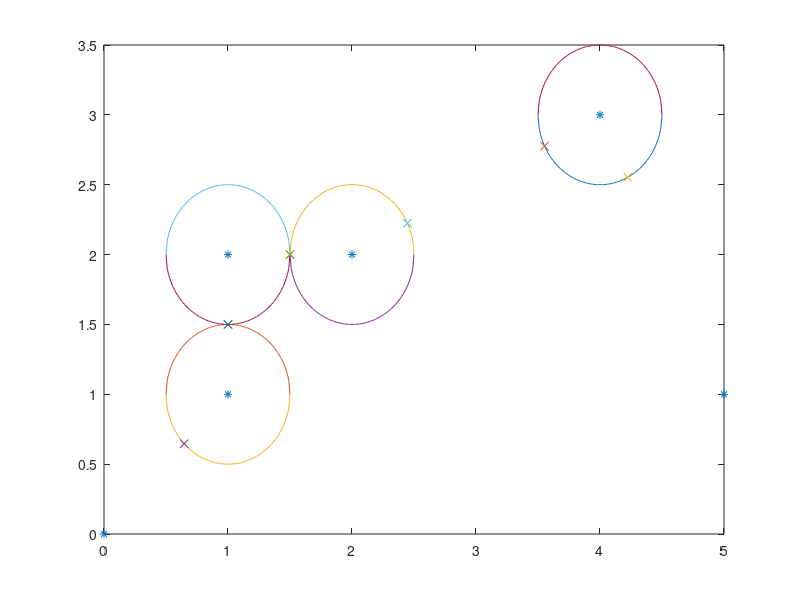

Recreate this plot in MATLAB.
close all; clear, clc
% Inputs
wpx = [0, 1, 1, 2, 4, 5];
wpy = [0, 1, 2, 2, 3, 1];
dx = 0.01;
R = 0.5;

% Initializations
zpx = zeros(2, length(wpx) - 1);
zpy = zeros(2, length(wpy) - 1);


% Step 2: Determine ZPs (points where linear connections cross circles)
for i = 2 : length(wpx) - 1
    % ZP 1:
    % - angle of incidence of former linear part
    phi1 = atan2((wpy(i) - wpy(i-1)),(wpx(i) - wpx(i-1)));
    
    % - x-coordinates where former linear part intersects with circle
    zpx11 = wpx(i) - R * cos(phi1);
    zpx12 = wpx(i) + R * cos(phi1);
    % - y-coordinates where former linear part intersects with circle
    zpy11 = wpy(i) - R * sin(phi1);
    zpy12 = wpy(i) + R * sin(phi1);

    % - decide which of the 2 solutions the relevant one 
    % (left or right intersection)
    if wpx(i-1) < wpx(i)
        zpx1 = min(zpx11, zpx12);
    else
        zpx1 = max(zpx11, zpx12);
    end

    if wpy(i-1) < wpy(i)
        zpy1 = min(zpy11, zpy12);
    else
        zpy1 = max(zpy11, zpy12);
    end


    % ZP 2:
    % - angle of incidence of following linear part
    phi2 = atan2((wpy(i+1) - wpy(i)),(wpx(i+1) - wpx(i)));

    % - x-coordinates where following linear part intersects with circle
    zpx21 = wpx(i) - R * cos(phi2);
    zpx22 = wpx(i) + R * cos(phi2);
    % - y-coordinates where former linear part intersects with circle
    zpy21 = wpy(i) - R * sin(phi2);
    zpy22 = wpy(i) + R * sin(phi2);

    % - decide which of the 2 solutions the relevant one 
    % (left or right intersection)
    if wpx(i+1) < wpx(i)
        zpx2 = min(zpx21, zpx22);
    else
        zpx2 = max(zpx21, zpx22);
    end

    if wpy(i+1) < wpy(i)
        zpy2 = min(zpy21, zpy22);
    else
        zpy2 = max(zpy21, zpy22);
    end

    zpx(1, i) = zpx1;
    zpx(2, i) = zpx2;
    zpy(1, i) = zpy1;
    zpy(2, i) = zpy2;
end


% Plots
figure()
plot(wpx,wpy,"*")
hold on

% plot circles and crossing points
for i = 2 : length(wpx) - 1
    xval = wpx(i)-R : dx : wpx(i)+R;

    plot(xval, sqrt(R^2 - (xval - wpx(i)).^2) + wpy(i))
    plot(xval, -sqrt(R^2 - (xval - wpx(i)).^2) + wpy(i))

    % plot crossing points
    for j = 1:2
       plot(zpx(j,i), zpy(j,i), 'x');
    end
end


